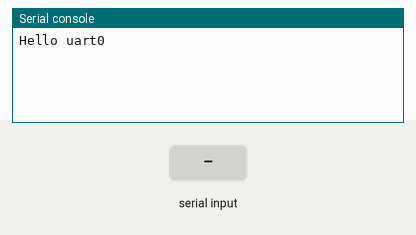
Bench run of a program on a simulated ESP32 board running MicroPython. Parts: the last lines printed to the serial console. The test bench sets the inputs (shaded band).

Above: at 1.2 s.
1.3 s: "1\n" received over the second serial link
At 6.2 s:
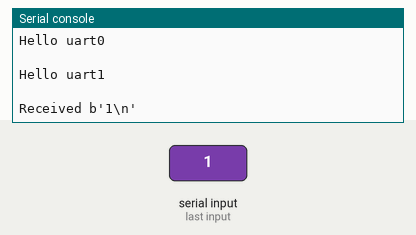
6.5 s: "0\n" received over the second serial link
At 11.2 s:
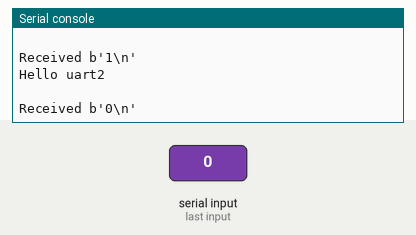
11.5 s: "2\n" received over the second serial link
At 16.4 s:
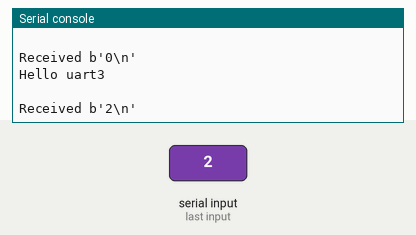
Timing chart, 0 to 17.9 s (numbered marks = the images above; inputs shaded):
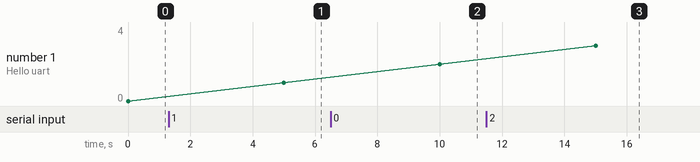

Measured:
- after the input at 1.3 s, the serial console: prints a new line after 3.7 s (image 1)
- after the input at 6.5 s, the serial console: prints a new line after 3.5 s (image 2)
- after the input at 11.5 s, the serial console: prints a new line after 3.5 s (image 3)

The program:

uart1.py
```python
import time
from machine import UART

uart = UART(2, 115200)

def sender(i):
    s = 'Hello uart' + str(i) + '\n'
    uart.write(s)
    print(s)

def receiver():
    if uart.any():
        res = uart.readline()
        if res:
            print('Received', res)

i = 0
while True:
    sender(i)
    receiver()
    i += 1
    time.sleep(5)
```
